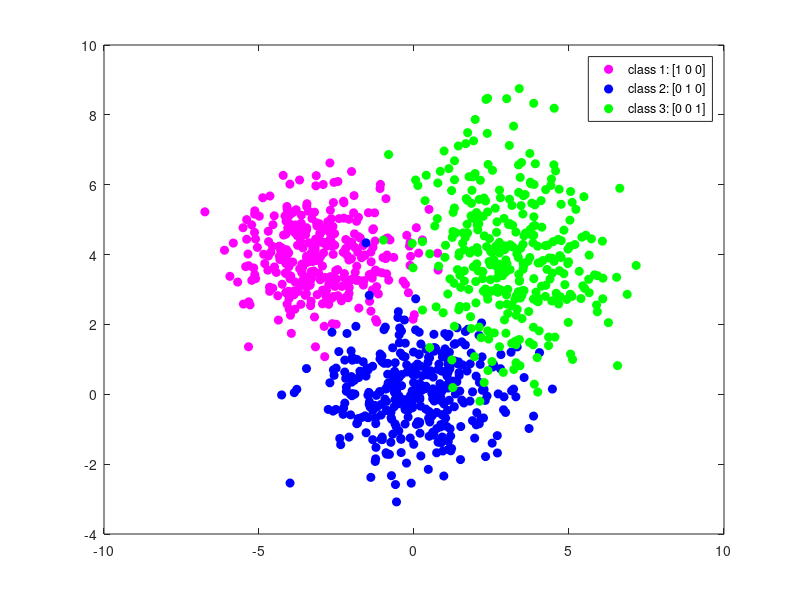
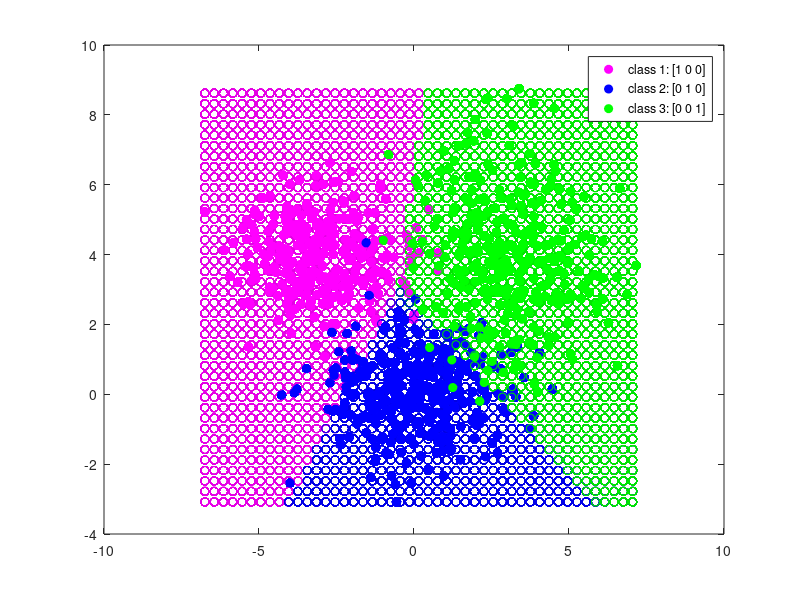

Reproduce these figures in MATLAB, in order.
% --------------------------------------------
% Demo for softmax (or multinomial) regression
% written by Richard Xu
% yida.xu@uts.edu.au, 
% April, 2016
% made it bare-minimum Octave-friendly
% --------------------------------------------

function soft_max()

clear all;
clc;

% --------------------------------------
% acts like a multinomial distribution
% --------------------------------------
N       = 1000;
weights = [0.33 0.33 0.34];
M       = length(weights);

ind = rand([N 1]);
Z = zeros([N 1]);
acc_weights = cumsum(weights);

for t = 1:M
   Z(ind > acc_weights(t)) = t;
end
Z = Z + 1;

% ------------------------------------------
% Generate data from Gaussian Mixture model
% ------------------------------------------

mu = [ -3 4; 0 0; 3 4];
Sigma(:,:,1) = [ 2 0; 0 1];
Sigma(:,:,2) = [ 2 0; 0 1];
Sigma(:,:,3) = [ 2 0; 0 3];
data = zeros([N 3]);

for t = 1:M
   comp_size = length(find(Z == t));
   data(Z == t,1:2) = mvnrnd(mu(t,:), Sigma(:,:,t), comp_size);
%    data(Z == t,1:2) = mvnrnd2( Sigma(:,:,t), mu(t,:),comp_size,2);
   data(Z == t,3) = t;
end

Max_Iter = 12;
 
[x,y] = meshgrid(   min(data(:,1)):0.3:max(data(:,1)), ...
                    min(data(:,2)):0.3:max(data(:,2)));

                
data_mesh = [reshape(x,[],1),reshape(y,[],1)];
data_mesh = [data_mesh ones(size(data_mesh,1),1) ];


colors = [ 1 0 1; 0 0 1; 0 1 0];

  
fig1 = figure('KeyPressFcn',@keyPress, 'WindowButtonDownFcn', @mouseClicked_fig1);    
clf(fig1);

figure(fig1);

 
 for i =1:3
                   
    subset = data(data(:,3) == i,:);
    hh(i) = plot(subset(:,1), subset(:,2),'o', 'MarkerFaceColor', colors(i,:),'MarkerEdgeColor', colors(i,:));
 
    hold on;
 end 
 
legend(hh,{'class 1: [1 0 0]' 'class 2: [0 1 0]' 'class 3: [0 0 1]'});



 h_sel = [];

 function mouseClicked_fig1(objectHandle , eventData )
     
     if ~isempty(h_sel)
        delete(h_sel); 
     end
     
     coord = get(gca,'CurrentPoint');
     coord = coord(1,1:2);
       
     distances = sqrt(sum(bsxfun(@minus, data(:,1:2), coord).^2,2));
            
    [m sel] = min(distances);
     
    h_sel = plot(data(sel,1), data(sel,2),'o', 'MarkerEdgeColor', [1 0 0], 'LineWidth',5);
    
    str = '[1 0 0]';
    
    if data(sel,3) == 1
        str = '[1  0  0]';
    elseif data(sel,3) == 2
        str = '[0  1  0]';
    else
        str = '[0  0  1]';
    end
    
    str = ['cost(' str ' , '];
     
    a1 = exp([data(sel,1:2) 1]*thetas');
    probs1 = a1 ./ repmat(sum(a1,2),[1 3]);     
    
    str = [str [ '[' num2str(probs1(1),'%.3f') '  ' num2str(probs1(2),'%.3f') '  ' num2str(probs1(3),'%.3f')]];
    str = [str '] )'];
    h_sel = [h_sel; text(min(data(:,1)), max(data(:,2)),str)];
    
 end


thetas = [7 1 -1; 8 2 2; 6 3 3];


alpha = 0.001;


fig2 = figure();    
clf(fig2);


for n = 1:30
    
%         figure(2);
%         data_mesh = [reshape(x,[],1),reshape(y,[],1)];
%         data_mesh = [data_mesh ones(size(data_mesh,1),1) ];
            
        a = exp(data_mesh*thetas');
        probs = a ./ repmat(sum(a,2),[1 3]);     
        [val ind] = sort(probs','descend');
        
        for i =1:3
           
            subset = data_mesh(ind(1,:)== i,:);
            plot(subset(:,1), subset(:,2),'o', 'color', colors(i,:)*0.9);                        
            hold on;                 
            subset = data(data(:,3) == i,:);                
            hh(i) = plot(subset(:,1), subset(:,2),'o', 'MarkerFaceColor', colors(i,:),'MarkerEdgeColor', colors(i,:));
            hold on;           
        end
        
        legend(hh,{'class 1: [1 0 0]' 'class 2: [0 1 0]' 'class 3: [0 0 1]'});

        
%         for i = 1:3
%         thetas_mesh = reshape(thetas)';
%         a = exp([x,y]*thetas');
%         
%         end
% 
%         h =1;
        
%     data_t = [data(:,1:2) ones(size(data,1),1)];
%     a = exp(data_t*thetas');    
%     for i =1:3
%        prob = a(:,i)./sum(a,2);     
%        [val ind] = sort(prob,'descend');    
%        ind = ind(1:length(find(data(:,3)==i)));
%        subset = data(ind,:);
%        gg(i) = plot(subset(:,1), subset(:,2),'o', 'color', colors(i,:));
%        hold on; 
%     end
    
%     legend(gg,{'class 1: [1 0 0]' 'class 2: [0 1 0]' 'class 3: [0 0 1]'});
    
%     Cp = get(gca,'CurrentPoint');
    
    waitforbuttonpress;
    
    
    for i =1:3

        r_data = data(data(:,3) == i,:);
        r_data(:,3) = 1;
        a = exp(r_data*thetas');
        prob = a(:,i)./sum(a,2);   
        thetas(i,:) = thetas(i,:) - alpha * ( sum(r_data .* repmat((prob -1),[1,3])) + thetas(i,:));    
        
    end
    
    
end
end

